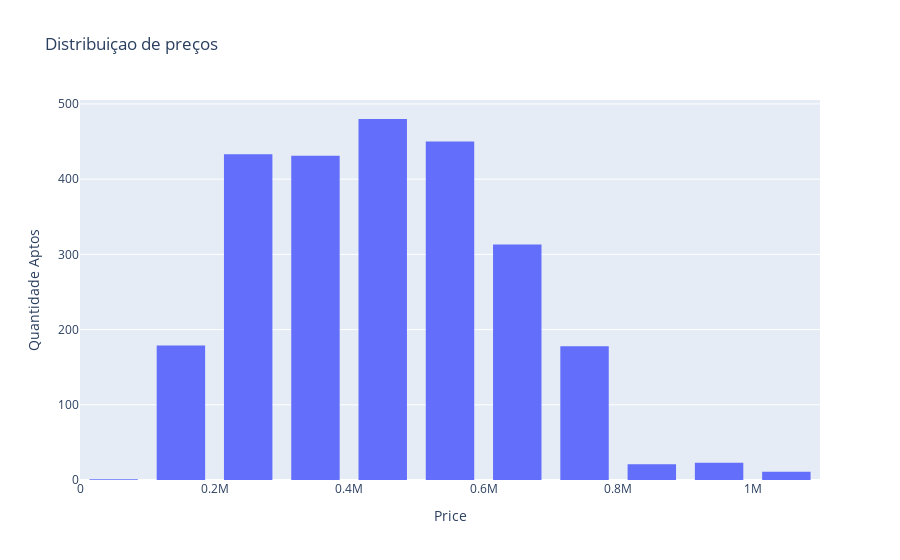

The notebook cell saved with this chart:
### Markdown cell above
Nós fomos capazes de remover a maioria dos *outliers*, e aqui já conseguimos observar a grande disparidade de preços entre bairros na cidade de Fortaleza.

### Code cell
trace1 = go.Histogram(x=df_47['price'], nbinsx=20, name= 'Hist. Original')

fig = go.Figure()

fig.add_trace(trace1)

fig.update_layout(
    title_text='Distribuiçao de preços', # title of plot
    xaxis_title_text='Price', # xaxis label
    yaxis_title_text='Quantidade Aptos', # yaxis label
    bargap=0.2, # gap between bars of adjacent location coordinates
    bargroupgap=0.1 # gap between bars of the same location coordinates
)
fig.show()

### Figure 1 — Plotly figure (JSON) as saved in the notebook; plotly's stock layout.template omitted (floating-point values rounded to 4 significant figures; data arrays with more than 128 entries replaced by an {"elided": "..."} marker saying what was removed)
{"data": [{"name": "Hist. Original", "nbinsx": 20, "type": "histogram", "x": {"elided": "2520 int values"}}], "layout": {"autosize": true, "bargap": 0.2, "bargroupgap": 0.1, "title": {"text": "Distribuiçao de preços"}, "xaxis": {"autorange": true, "range": [-0.5, 1100000.0], "title": {"text": "Price"}, "type": "linear"}, "yaxis": {"autorange": true, "range": [0, 505.3], "title": {"text": "Quantidade Aptos"}}}}
